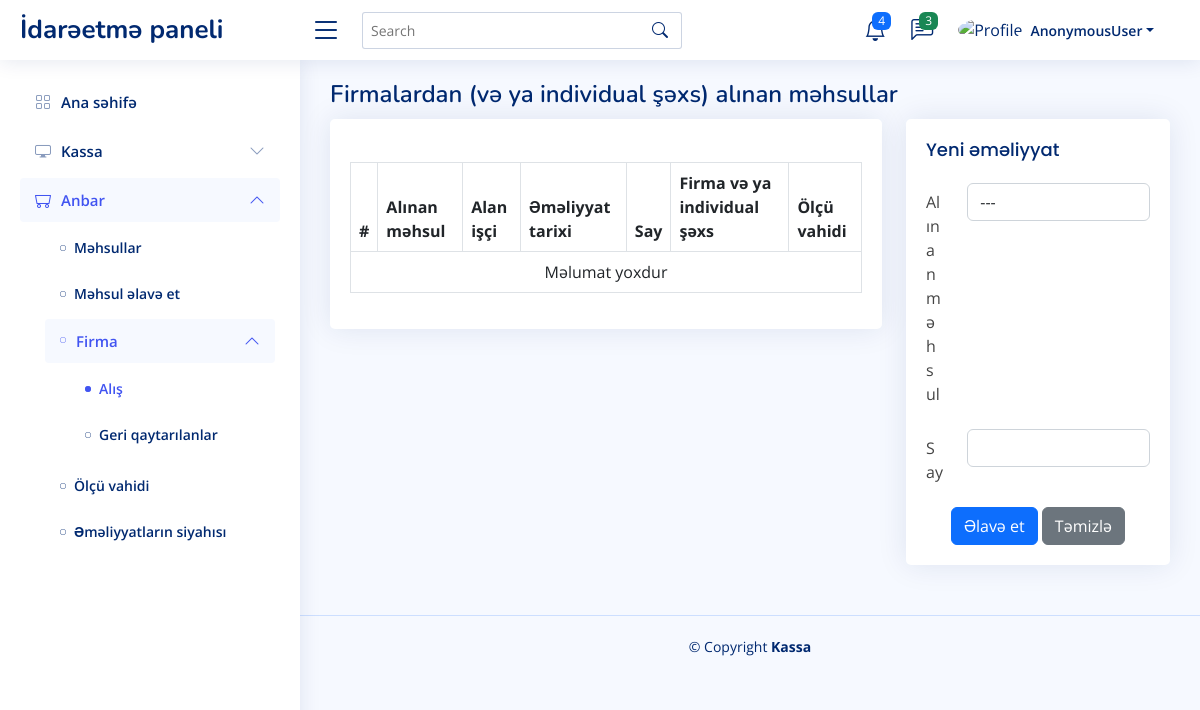
Before: /warehouse/firm/purchase with the older database file.
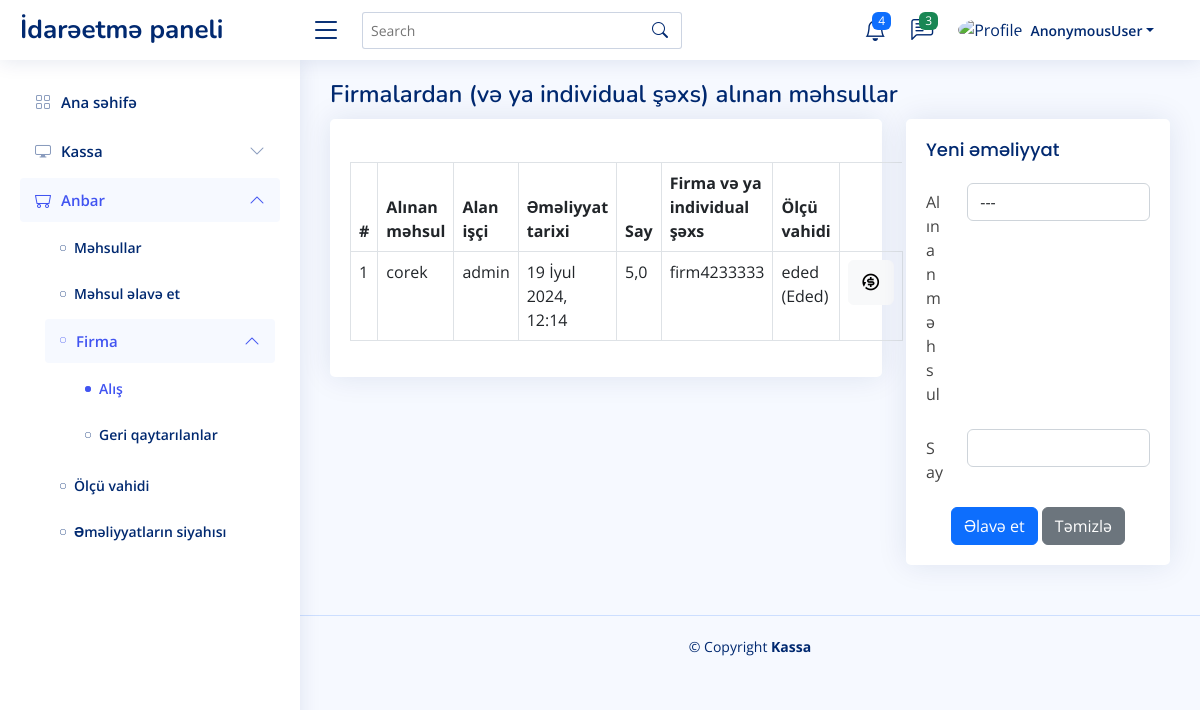
After: the same page with the newer database file.
### log/models.py (models this page shows, shortened)
class PurchaseProduct(models.Model):
    product = models.ForeignKey(Product, verbose_name='Alınan məhsul', on_delete=models.CASCADE)
    employee = models.ForeignKey(User, verbose_name='Alan işçi', on_delete=models.CASCADE)
    date = models.DateTimeField('Əməliyyat tarixi', auto_now_add=True)
    quantity = models.FloatField('Say')
    refunded = models.BooleanField(default=False)
    @classmethod
    def get_table_fields(cls):
        arr = ['id', 'refunded']
        fields = [field for field in cls._meta.fields if field.name not in arr]
        return fields
    class Meta:
        verbose_name = 'Firmalardan alənan məhsul siyahısı'
        verbose_name_plural = 'Firmalardan alənan məhsulların siyahısı'

### pos/models.py (models this page shows, shortened)
class Product(UserLog, DateTimeLog):
    name = models.CharField(verbose_name='Məhsulun adı', max_length=100, unique=True)
    barcode = models.CharField(verbose_name='Barkod', max_length=50, blank=True, null=True, unique=True)
    picture = models.ImageField(verbose_name='Şəkil', upload_to='images/product', blank=True, null=True)
    firm = models.ForeignKey(Firm, verbose_name=Firm._meta.verbose_name, on_delete=models.CASCADE)
    price = models.FloatField(verbose_name='Satış qiyməti (AZN)')
    purchase_price = models.FloatField(verbose_name='Alış qiyməti (AZN)')
    quantity = models.FloatField(verbose_name='Say/Miqdar')
    measure = models.ForeignKey('UnitOfMeasure', verbose_name='Ölçü vahidi', on_delete=models.CASCADE)
    is_deleted = models.BooleanField(default=False)
    objects = ProductManager()
    def __str__(self):
        return self.name
    class Meta:
        verbose_name = 'Məhsul'
        verbose_name_plural = 'Məhsullar'

class Firm(models.Model):
    name = models.CharField('Ad', max_length=100)
    contact = models.CharField('Əlaqə(tel. nömrəsi, e-poçta və s.)', max_length=30, null=True, blank=True)
    def __str__(self):
        return self.name
    class Meta:
        verbose_name = 'Firma və ya individual şəxs'
        verbose_name_plural = 'Firmalar və ya individual şəxslər'

class UnitOfMeasure(models.Model):
    measure = models.CharField(verbose_name='Ölçü vahidi', max_length=50)
    abbr = models.CharField(verbose_name='Qısaldılmış adı', max_length=25)
    is_active = models.BooleanField(default=True)
    def __str__(self):
        return self.abbr + ' (' + self.measure + ')'
    class Meta:
        verbose_name = 'Ölçü vahidi'
        verbose_name_plural = 'Ölçü vahidi'

### user/models.py (models this page shows, shortened)
class User(DateTimeLog, AbstractUser):
    profile_picture = models.ImageField(verbose_name='Profil şəkil', upload_to='images/user', null=True, default='images/user/profilepictures.png')
    is_manager = models.BooleanField(default=False)
    is_deleted = models.BooleanField(default=False)
    def __str__(self):
        return self.username
    class Meta:
        verbose_name = 'İşçi'
        verbose_name_plural = 'İşçilər'

### pos/views.py (the view)
# urls.py: path('warehouse/firm/purchase', views.PurchaseProductView.as_view(), name='warehouse_firm_purchase'),
class PurchaseProductView(ListView):
    template_name = 'pos/warehouse_firm_purchase_product.html'
    queryset = PurchaseProduct.get_all_related()
    def get_context_data(self, *, object_list=None, **kwargs):
        context = super().get_context_data()
        context['purchase_product_fields'] = PurchaseProduct.get_table_fields()
        context['products'] = Product.objects.values('id', 'name')
        return context

### pos/managers.py (called while the page is built)
    def get_queryset(self):
        queryset = super().get_queryset()\
            .filter(is_deleted=False)
        return queryset

### templates/pos/warehouse_firm_purchase_product.html (shortened to what the changed rows need)
{% extends 'pos/index.html' %}
{% block main %}
    <div class="pagetitle">
        <h1>Firmalardan (və ya individual şəxs) alınan məhsullar</h1>
    </div>
    <section class="section">
      <div class="row">
        <div class="col-lg-8">
                <div class="card">
                    <div class="card-body table-wrapper-scroll-y my-custom-scrollbar h-25">
                        <table class="table table-bordered">
                            <thead>
                                <tr>
                                    <th scope="col">#</th>
                                    {% for purchase_product_field in purchase_product_fields %}
                                        <th scope="col">{{ purchase_product_field.verbose_name }}</th>
                                    {%endfor%}
                                    <th scope="col">Firma və ya individual şəxs</th>
                                    <th scope="col">Ölçü vahidi</th>
                                </tr>
                            </thead>
                            <tbody>
                                {% for purchase_product in object_list %}
                                    <tr>
                                        <td>{{ forloop.counter }}</td>
                                        <td>{{ purchase_product.product }}</td>
                                        <td>{{ purchase_product.employee }}</td>
                                        <td>{{ purchase_product.date }}</td>
                                        <td>{{ purchase_product.quantity }}</td>
                                        <td>{{ purchase_product.product.firm }}</td>
                                        <td>{{ purchase_product.product.measure }}</td>
                                        <td>
                                            <button
                                                    type="button"
                                                    class="btn btn-light geri_qaytar_btn"
                                                    title="Geri qaytar"
                                                    data-bs-toggle="modal" data-bs-target="#modal"
                                                    url="{% url 'pos:warehouse_firm_purchase_delete' purchase_product.pk %}">
                                                <i class="fa-2x ri-refund-2-fill" style="font-size: 20px;"></i>
                                            </button>
                                        </td>
                                    </tr>
                                 {% empty %}
                                    <tr>
                                        <td colspan="8" class="text-center">Məlumat yoxdur</td>
                                    </tr>
                                {% endfor %}
                            </tbody>
                        </table>
                    </div>
                </div>
            </div>
      </div>
    </section>
{% endblock %}

Changed rows visible on the page:
added PurchaseProduct: product "corek", employee "admin", date "19 İyul 2024, 12:14", quantity "5,0", product.firm "firm4233333", product.measure "eded (Eded)"
Other visible differences:
text no longer shown: "Məlumat yoxdur"
